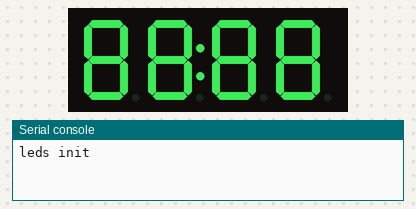
Simulated run of this program. Board: MicroPython board. Parts: 4-digit seven-segment display, the last lines printed to the serial console. WiFi joins after 1.5 s; values from a settings file that is not in the repository are placeholders; web requests get an empty 200 reply after 0.4 s; a WiFi scan finds one network, HomeNet.

Above: at 0.1 s.
At 4.1 s:
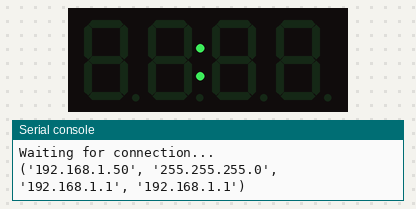
At 19.5 s:
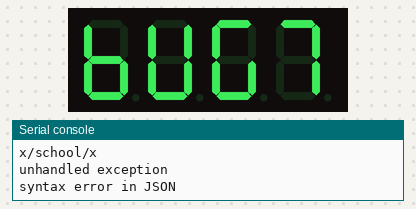
At 29.5 s:
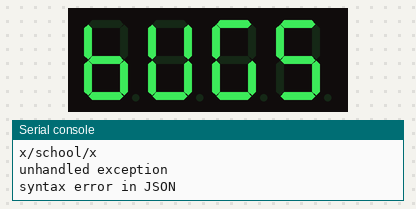
At 39.5 s:
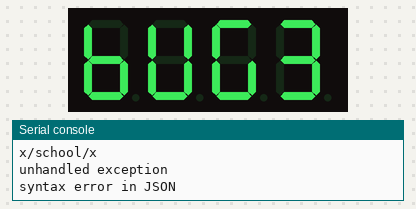
At 54.5 s:
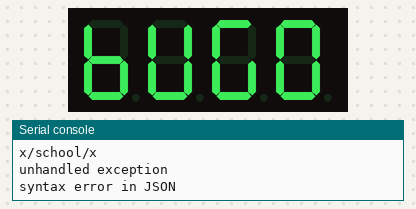

Measured:
- by itself, everything shown: repeats every 57.4 s, in 11 steps
- what the display in image 1 shows lasts 5.4 s, from 4.0 s to 9.4 s
- what the display in image 2 shows lasts 5.0 s, from 19.4 s to 24.4 s
- what the display in image 5 shows lasts 7.0 s, from 54.4 s to 61.4 s

The program:

main.py
```python
from config import wifi_config
from config import covid_config
from machine import Pin
import urequests
import network
import tm1637
import utime
import json
import re
import gc

def loading():
    global tm
    tm.write([0b10000000, 0b10000000, 0b10000000, 0b10000000])

def error_wtf():
    global tm
    tm.write([0b00111100, 0b10011110, 0b11111000, 0b11110001])

def error_bug():
    global tm
    tm.write([0b01111100, 0b00111110, 0b10111101, 0b01101111])
    utime.sleep(5)
    tm.write([0b01111100, 0b00111110, 0b10111101, 0b01111111])
    utime.sleep(5)
    tm.write([0b01111100, 0b00111110, 0b10111101, 0b00000111])
    utime.sleep(5)
    tm.write([0b01111100, 0b00111110, 0b10111101, 0b01111101])
    utime.sleep(5)
    tm.write([0b01111100, 0b00111110, 0b10111101, 0b01101101])
    utime.sleep(5)
    tm.write([0b01111100, 0b00111110, 0b10111101, 0b01100110])
    utime.sleep(5)
    tm.write([0b01111100, 0b00111110, 0b10111101, 0b01001111])
    utime.sleep(5)
    tm.write([0b01111100, 0b00111110, 0b10111101, 0b01011011])
    utime.sleep(5)
    tm.write([0b01111100, 0b00111110, 0b10111101, 0b00000110])
    utime.sleep(5)
    tm.write([0b01111100, 0b00111110, 0b10111101, 0b00111111])
    utime.sleep(5)

def school_open():
    global tm
    tm.write([0b00111111, 0b01111100, 0b01010000, 0b01111000])

def school_closed():
    global tm
    tm.hex(0xdead)


debug = True

tm = tm1637.TM1637(clk=Pin(5), dio=Pin(4))
tm.brightness(1)
tm.write([0, 0, 0, 0])
tm.write([127, 255, 127, 127])

if debug: print('leds init')

while True:

    try:
        sta_if = network.WLAN(network.STA_IF)
        sta_if.active(True)
        sta_if.scan()
        sta_if.connect(wifi_config['ssid'], wifi_config['password'])

        if not sta_if.isconnected():
            sta_if.connect()
            print("Waiting for connection...")
            while not sta_if.isconnected():
                utime.sleep(1)
        print(sta_if.ifconfig())
        loading()
        utime.sleep(5)

        while True:
            covidcache_url = covid_config['baseurl']+'/school/'+covid_config['school']
            print(covidcache_url)

            r = urequests.get(covidcache_url)
            data = json.loads(r.text)

            if "WTF" in data.keys():
                error_wtf()
                utime.sleep(30)
                continue

            # 1 hora i poc - per tindre la cache expirada
            for i in range(0, 200):
                # ultim update
                tm.number(data['ultim_update'])
                utime.sleep(5)

                # estat cole
                if data['estat_centre']=='Obert':
                    school_open()
                else:
                    school_closed()
                utime.sleep(5)

                # grups confinats
                tm.number(data['groups_confinats'])
                utime.sleep(5)

                # confinats
                tm.number(data['confinats'])
                utime.sleep(5)

                # positius
                tm.number(data['positius'])
                utime.sleep(5)
    except Exception as e:
        if debug: print('unhandled exception')
        if debug: print(str(e))
        error_bug()
```
